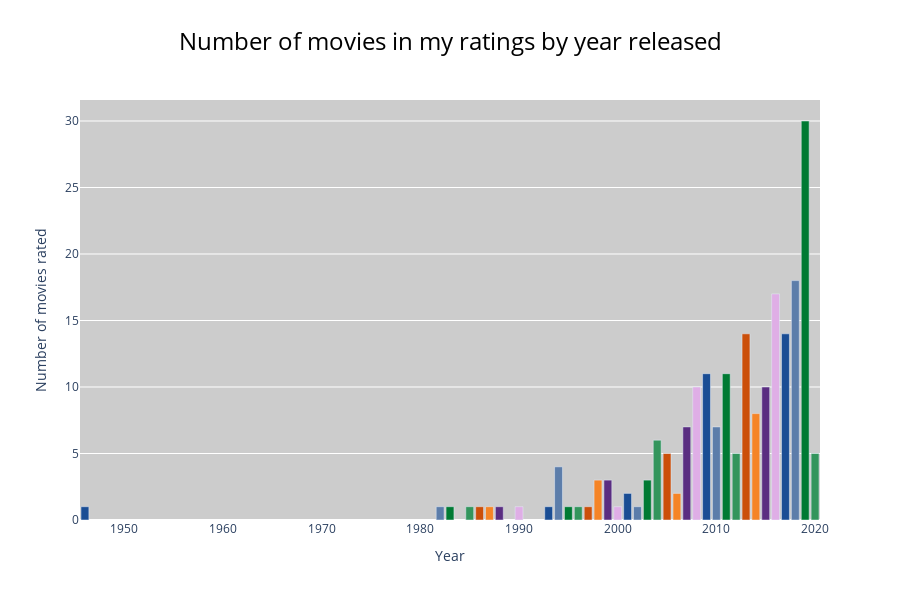

Here is the notebook cell this chart was saved with:
### Code cell
# bar1
# num movies per year
bar = df.groupby('Year').count()['Title'].copy()
fig = go.Figure(data=go.Bar(x=bar.index,
                    y=bar.values,
                    marker_color=full_color_list[0:len(bar)],
                    hovertemplate='Year: ' + bar.index.astype(str) + ''+
                    '<br>Count: '+ bar.values.astype(str) +'<br>'
                    + '<extra></extra>'
                ))
fig.update_layout(
    plot_bgcolor='#cccccc',
    title=dict(
        text='Number of movies in my ratings by year released',
        font=dict(
            size=24,
            color='#000000'
        ),
        x=.5
    ),
    xaxis=dict(
        title='Year'
    ),
    yaxis=dict(
        title='Number of movies rated'
    ),
    width=900,
    height=600
)
fig.show()
# plotly.offline.plot(fig, filename='3-13-20-bar1.html')
# Originally run with 'https://github.com/ethanfuerst/imdb_ratings/blob/226cfa35e9f54639c2e5a042ac60bea2a2ffc0f7/ratings.csv'
# pio.write_html(fig, file='3-3-20-bar1.html', auto_open=True)
# fig.write_image("3-13-20-bar1.png")

### Figure 1 — Plotly figure (JSON) as saved in the notebook; plotly's stock layout.template omitted (floating-point values rounded to 4 significant figures)
{"data": [{"hovertemplate": ["Year: 1946<br>Count: 1<br><extra></extra>", "Year: 1982<br>Count: 1<br><extra></extra>", "Year: 1983<br>Count: 1<br><extra></extra>", "Year: 1985<br>Count: 1<br><extra></extra>", "Year: 1986<br>Count: 1<br><extra></extra>", "Year: 1987<br>Count: 1<br><extra></extra>", "Year: 1988<br>Count: 1<br><extra></extra>", "Year: 1990<br>Count: 1<br><extra></extra>", "Year: 1993<br>Count: 1<br><extra></extra>", "Year: 1994<br>Count: 4<br><extra></extra>", "Year: 1995<br>Count: 1<br><extra></extra>", "Year: 1996<br>Count: 1<br><extra></extra>", "Year: 1997<br>Count: 1<br><extra></extra>", "Year: 1998<br>Count: 3<br><extra></extra>", "Year: 1999<br>Count: 3<br><extra></extra>", "Year: 2000<br>Count: 1<br><extra></extra>", "Year: 2001<br>Count: 2<br><extra></extra>", "Year: 2002<br>Count: 1<br><extra></extra>", "Year: 2003<br>Count: 3<br><extra></extra>", "Year: 2004<br>Count: 6<br><extra></extra>", "Year: 2005<br>Count: 5<br><extra></extra>", "Year: 2006<br>Count: 2<br><extra></extra>", "Year: 2007<br>Count: 7<br><extra></extra>", "Year: 2008<br>Count: 10<br><extra></extra>", "Year: 2009<br>Count: 11<br><extra></extra>", "Year: 2010<br>Count: 7<br><extra></extra>", "Year: 2011<br>Count: 11<br><extra></extra>", "Year: 2012<br>Count: 5<br><extra></extra>", "Year: 2013<br>Count: 14<br><extra></extra>", "Year: 2014<br>Count: 8<br><extra></extra>", "Year: 2015<br>Count: 10<br><extra></extra>", "Year: 2016<br>Count: 17<br><extra></extra>", "Year: 2017<br>Count: 14<br><extra></extra>", "Year: 2018<br>Count: 18<br><extra></extra>", "Year: 2019<br>Count: 30<br><extra></extra>", "Year: 2020<br>Count: 5<br><extra></extra>"], "marker": {"color": ["#1A4D94", "#5C7DAA", "#007A33", "#33955C", "#CB4F0A", "#F58426", "#5A2D81", "#DFAEE6", "#1A4D94", "#5C7DAA", "#007A33", "#33955C", "#CB4F0A", "#F58426", "#5A2D81", "#DFAEE6", "#1A4D94", "#5C7DAA", "#007A33", "#33955C", "#CB4F0A", "#F58426", "#5A2D81", "#DFAEE6", "#1A4D94", "#5C7DAA", "#007A33", "#33955C", "#CB4F0A", "#F58426", "#5A2D81", "#DFAEE6", "#1A4D94", "#5C7DAA", "#007A33", "#33955C"]}, "type": "bar", "x": [1946, 1982, 1983, 1985, 1986, 1987, 1988, 1990, 1993, 1994, 1995, 1996, 1997, 1998, 1999, 2000, 2001, 2002, 2003, 2004, 2005, 2006, 2007, 2008, 2009, 2010, 2011, 2012, 2013, 2014, 2015, 2016, 2017, 2018, 2019, 2020], "y": [1, 1, 1, 1, 1, 1, 1, 1, 1, 4, 1, 1, 1, 3, 3, 1, 2, 1, 3, 6, 5, 2, 7, 10, 11, 7, 11, 5, 14, 8, 10, 17, 14, 18, 30, 5]}], "layout": {"height": 600, "plot_bgcolor": "#cccccc", "title": {"font": {"color": "#000000", "size": 24}, "text": "Number of movies in my ratings by year released", "x": 0.5}, "width": 900, "xaxis": {"title": {"text": "Year"}}, "yaxis": {"title": {"text": "Number of movies rated"}}}}
